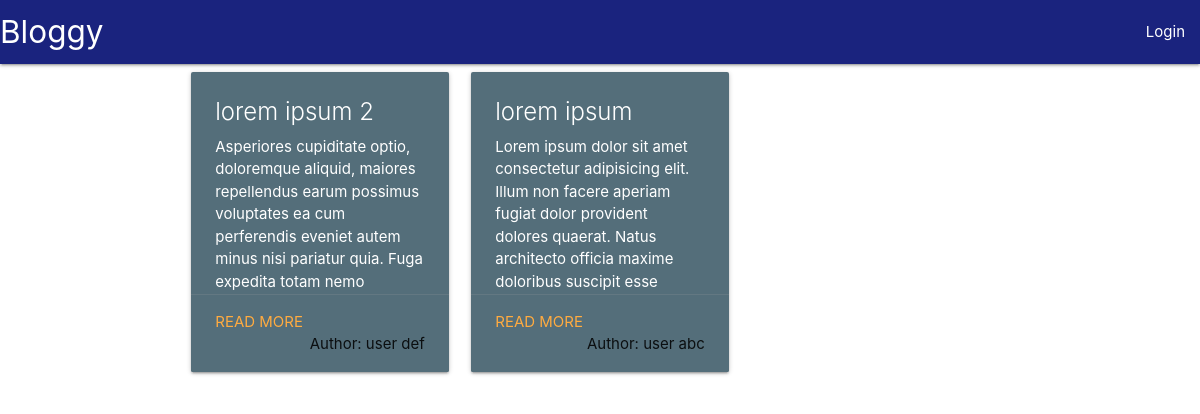
The page / on the database its author committed.
### apps/models.py (models this page shows, shortened)
class Blogs(db.Model):
    id          = db.Column(db.Integer, primary_key=True)
    title       = db.Column(db.String(50), nullable=False)
    content     = db.Column(db.String(1000), nullable=False)
    dt          = db.Column(db.DateTime, default=datetime.datetime.utcnow)
    author      = db.Column(db.Integer, db.ForeignKey("users.id"))
    comments    = db.relationship('Comments')

class Users(db.Model, UserMixin):
    id          = db.Column(db.Integer, primary_key=True)
    firstName   = db.Column(db.String(20), nullable=False)
    lastName    = db.Column(db.String(20), nullable=False)
    email       = db.Column(db.String(120), unique=True, nullable=False)
    password    = db.Column(db.String(300), nullable=False)
    blogs       = db.relationship('Blogs')
    comments    = db.relationship('Comments')

### apps/views.py (the view)
@bp.route('/')
def blogs():
    rowsPerPage = request.args.get('rows', 10, type=int)
    users = {}
    for u in Users.query.all():
        users[u.id] = u
    page = request.args.get('page', 1, type=int)
    return render_template('pages/home.html', blogs=Blogs.query.order_by(Blogs.id.desc()).paginate(page=page, per_page=rowsPerPage), users=users)

### apps/templates/pages/home.html (shortened to what this page needs)
{% extends 'base.html' %}
{% block content %}
<div class="container">
    <div class="row">
        {% for blog in blogs.items %}
        <div class="col s12 m6 l4">
            <div class="card small blue-grey darken-1">
            <div class="card-content white-text">
                <span class="card-title">{{ blog.title }}</span>
                <p>{{ blog.content }}</p>
            </div>
            <div class="card-action">
                <a href="/blog/{{ blog.id }}">Read More</a>
                <div class="right">
                    Author: {{ users[blog.id].firstName }} {{ users[blog.id].lastName }}
                </div>
            </div>
            </div>
        </div>
        {% endfor %}
    </div>
</div>
{% endblock %}

### rows shown on the page
Blogs: title "lorem ipsum 2", content "Asperiores cupiditate optio, doloremque aliquid, maiores repellendus earum possimus voluptates ea cum perferendis eveniet autem minus nisi pariatur quia. Fuga expedita totam nemo…"
Users: firstName "user", lastName "def"
Blogs: title "lorem ipsum", content "Lorem ipsum dolor sit amet consectetur adipisicing elit. Illum non facere aperiam fugiat dolor provident dolores quaerat. Natus architecto officia maxime doloribus suscipit esse…"
Users: firstName "user", lastName "abc"
